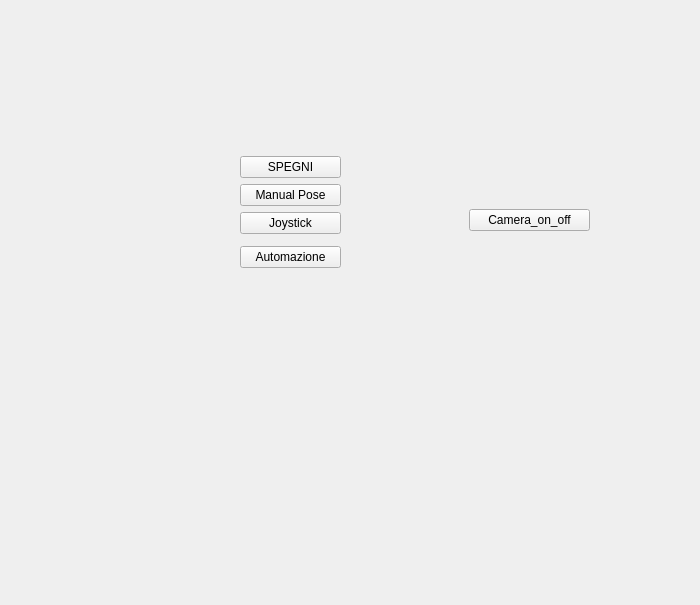
<?xml version="1.0" encoding="UTF-8"?>
<ui version="4.0">
 <class>Form</class>
 <widget class="QWidget" name="Form">
  <property name="geometry">
   <rect>
    <x>0</x>
    <y>0</y>
    <width>700</width>
    <height>605</height>
   </rect>
  </property>
  <property name="minimumSize">
   <size>
    <width>30</width>
    <height>0</height>
   </size>
  </property>
  <property name="windowTitle">
   <string>Screen_Main</string>
  </property>
  <widget class="QWidget" name="layoutWidget">
   <property name="geometry">
    <rect>
     <x>240</x>
     <y>150</y>
     <width>101</width>
     <height>124</height>
    </rect>
   </property>
   <layout class="QVBoxLayout" name="verticalLayout_3">
    <item>
     <layout class="QVBoxLayout" name="verticalLayout">
      <item>
       <layout class="QVBoxLayout" name="verticalLayout_2">
        <item>
         <widget class="QPushButton" name="pushButton">
          <property name="text">
           <string>SPEGNI</string>
          </property>
         </widget>
        </item>
        <item>
         <widget class="QPushButton" name="pushButton_2">
          <property name="text">
           <string>Manual Pose</string>
          </property>
         </widget>
        </item>
       </layout>
      </item>
      <item>
       <widget class="QPushButton" name="pushButton_3">
        <property name="text">
         <string>Joystick</string>
        </property>
       </widget>
      </item>
     </layout>
    </item>
    <item>
     <widget class="QPushButton" name="pushButton_4">
      <property name="text">
       <string>Automazione</string>
      </property>
     </widget>
    </item>
   </layout>
  </widget>
  <widget class="QWidget" name="verticalLayoutWidget">
   <property name="geometry">
    <rect>
     <x>469</x>
     <y>180</y>
     <width>121</width>
     <height>80</height>
    </rect>
   </property>
   <layout class="QVBoxLayout" name="verticalLayout_4">
    <item>
     <widget class="QPushButton" name="pushButton_5">
      <property name="text">
       <string>Camera_on_off</string>
      </property>
     </widget>
    </item>
   </layout>
  </widget>
 </widget>
 <resources/>
 <connections>
  <connection>
   <sender>pushButton</sender>
   <signal>clicked()</signal>
   <receiver>Form</receiver>
   <slot>spegni_console()</slot>
   <hints>
    <hint type="sourcelabel">
     <x>261</x>
     <y>154</y>
    </hint>
    <hint type="destinationlabel">
     <x>612</x>
     <y>39</y>
    </hint>
   </hints>
  </connection>
  <connection>
   <sender>pushButton_2</sender>
   <signal>clicked()</signal>
   <receiver>Form</receiver>
   <slot>goToManualPose()</slot>
   <hints>
    <hint type="sourcelabel">
     <x>284</x>
     <y>206</y>
    </hint>
    <hint type="destinationlabel">
     <x>636</x>
     <y>168</y>
    </hint>
   </hints>
  </connection>
  <connection>
   <sender>pushButton_3</sender>
   <signal>clicked()</signal>
   <receiver>Form</receiver>
   <slot>goToJoystick()</slot>
   <hints>
    <hint type="sourcelabel">
     <x>306</x>
     <y>225</y>
    </hint>
    <hint type="destinationlabel">
     <x>399</x>
     <y>233</y>
    </hint>
   </hints>
  </connection>
  <connection>
   <sender>pushButton_4</sender>
   <signal>clicked()</signal>
   <receiver>Form</receiver>
   <slot>goToAutomazione()</slot>
   <hints>
    <hint type="sourcelabel">
     <x>294</x>
     <y>260</y>
    </hint>
    <hint type="destinationlabel">
     <x>342</x>
     <y>326</y>
    </hint>
   </hints>
  </connection>
  <connection>
   <sender>pushButton_5</sender>
   <signal>clicked()</signal>
   <receiver>Form</receiver>
   <slot>camera_on_off()</slot>
   <hints>
    <hint type="sourcelabel">
     <x>549</x>
     <y>212</y>
    </hint>
    <hint type="destinationlabel">
     <x>575</x>
     <y>175</y>
    </hint>
   </hints>
  </connection>
 </connections>
 <slots>
  <slot>prova()</slot>
  <slot>pub()</slot>
  <slot>service()</slot>
  <slot>pB_esegui()</slot>
  <slot>spegni_console()</slot>
  <slot>fRandomOrientationcheck()</slot>
  <slot>pB_setJoints()</slot>
  <slot>goToJoystick()</slot>
  <slot>joystick_moveJoints()</slot>
  <slot>goToManualPose()</slot>
  <slot>goToAutomazione()</slot>
  <slot>camera_on_off()</slot>
 </slots>
</ui>
